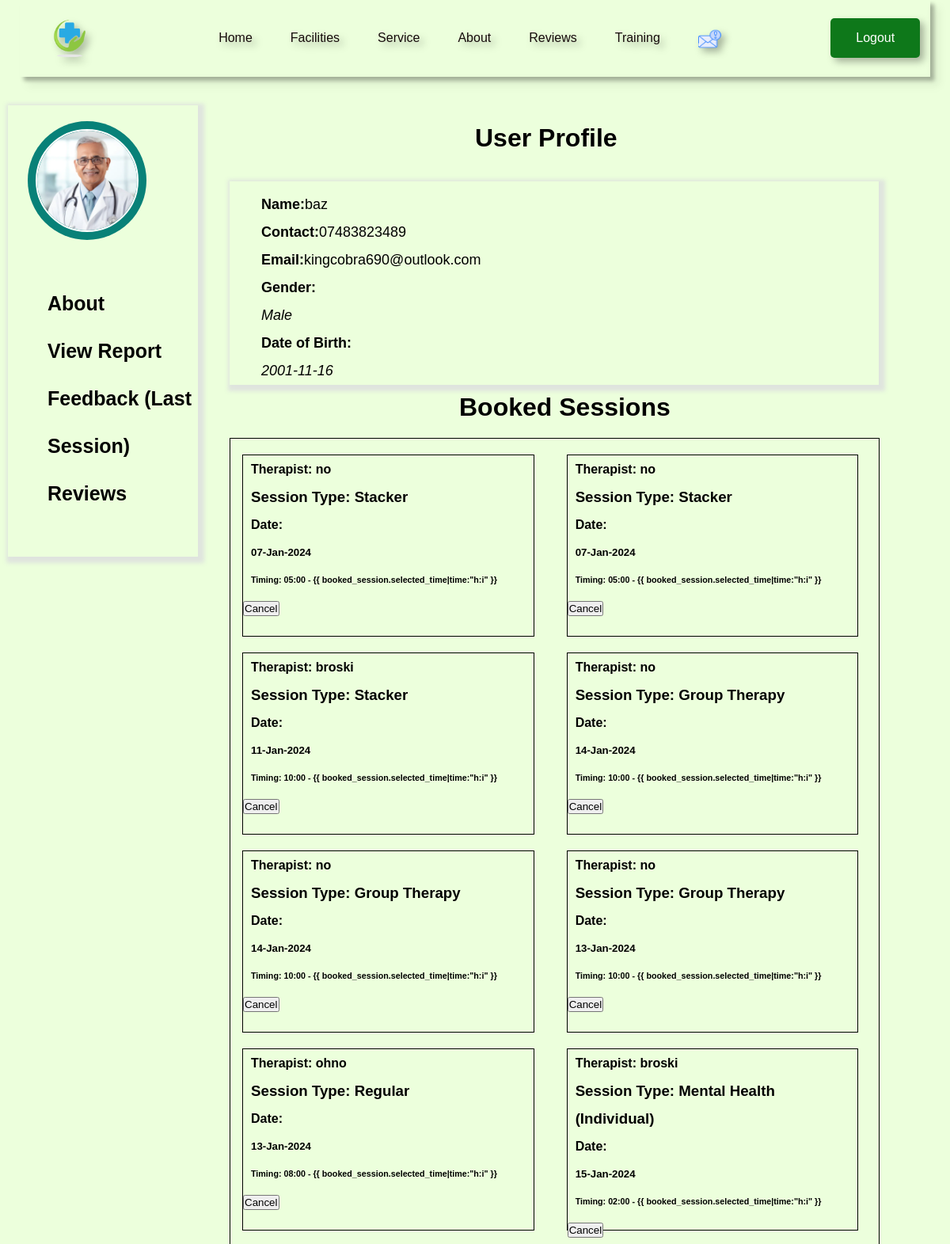
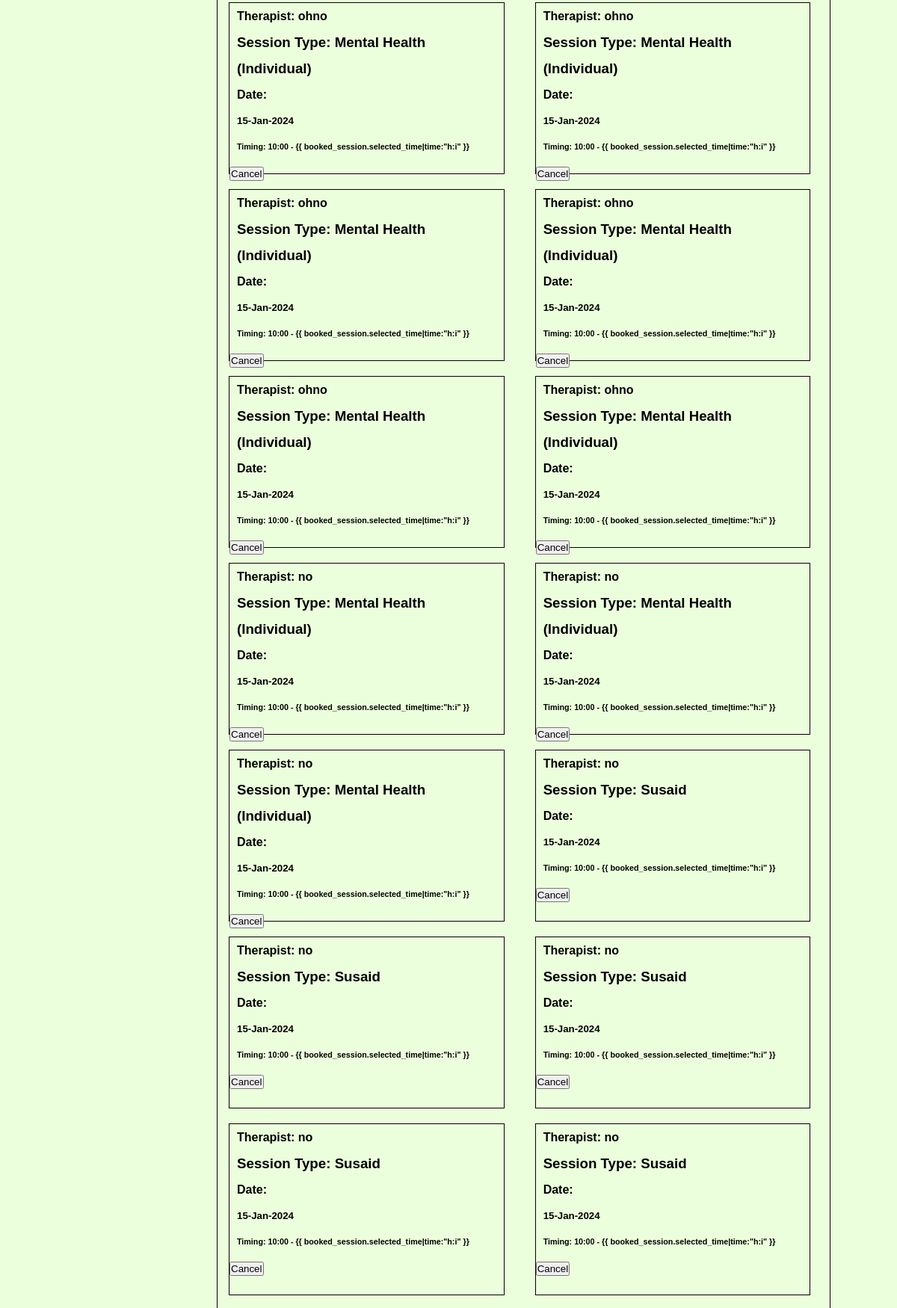
Page /profile/ (signed in, upper part) on the committed database (2 pictures, top to bottom).
### module1/models.py (models this page shows, shortened)
class Patient(models.Model):
    user = models.OneToOneField(User, on_delete=models.CASCADE)
    gender = models.CharField(max_length=10)
    dob = models.CharField(max_length=3)
    phone_no = models.CharField(max_length=20)
    age = models.CharField(max_length=3)
    progress_percentage = models.IntegerField(default=0)
    def __str__(self):
        return f"{self.user.username}"

class BookedSession(models.Model):
    therapist = models.ForeignKey(Therapist, on_delete=models.CASCADE)
    patient = models.ForeignKey(Patient, on_delete=models.CASCADE)
    session_type = models.CharField(max_length=50, default="Regular", blank=True, null=True)
    amount = models.DecimalField(max_digits=10, decimal_places=2)
    selected_time = models.DateTimeField(max_length=10, blank=True, null=True)
    payment_method = models.CharField(max_length=50, default='nayapay')

class Therapist(models.Model):
    user = models.OneToOneField(User, on_delete=models.CASCADE)
    qualification = models.CharField(max_length=50)
    gender = models.CharField(max_length=10)
    phone_no = models.CharField(max_length=15)
    specialization = models.CharField(max_length=50)
    earnings = models.DecimalField(max_digits=10, decimal_places=2, default=1000.0)

### module1/views.py (the view)
# urls.py: path('profile/', views.profile, name='profile'),
def profile(request):
    user = request.user
    recent_notifications = Notification.objects.filter(user=user)[:3]
    patient = get_object_or_404(Patient, user=user)
    print(patient)
    booked_sessions = BookedSession.objects.filter(patient=patient)
    print(user)
    context = {'user': user, 'booked_sessions': booked_sessions, 'notif': recent_notifications}
    print(context)
    return render(request, 'patient_profile.html', context)

### Templates/patient_profile.html (shortened to what this page needs)
<!DOCTYPE html>
<html lang="en">
<head>
    {% load static %}
    <link rel="stylesheet" href="{% static 'style.css' %}">
    <link rel="stylesheet" href="{% static 'userprofile.css' %}">
</head>
<body>
<nav>
    <div class="nav-logo">
        <a href="#"><img src="{% static 'images/clinic.png' %}"></a>
    </div>
    <ul class="nav-link">
        <li class="link"><a href="{% url 'index' %}">Home</a></li>
        <li class="link"><a href="{% url 'service' %}">Facilities</a></li>
        <li class="link"><a href="{% url 'sessions' %}">Service</a></li>
        <li class="link"><a href="#">About</a></li>
        <li class="link"><a href="#">Reviews</a></li>
        <li class="link"><a href="#">Training</a></li>
        <li class="link"><a href="#" class="btn-login">
            <img src="{% static 'images/notif.png' %}"
                 style="height: 28px; width: 29px; padding-top: 2px; padding-top:-4px;" alt="Notification Bell"></a>
        </li>
    </ul>
    <a href="{% url 'logout' %}">
        <button class="btn">Logout</button>
    </a>
</nav>
<br><br>
<div class="wow">
    <div class="side-box">
        <div class="card-image">
            <img src="{% static 'images/Doc1.webp' %}/" class="card-img" alt="">
        </div>
        <div class="list">
            <a href="#about">
                <div>About</div>
            </a>
            <a href="{% url 'view_report' %}">
                <div>View Report</div>
            </a>
            <a href="{% url 'unviewed_feedbacks' %}">
                <div>Feedback (Last Session)</div>
            </a>
            <a href="#about">
                <div>Reviews</div>
            </a>
        </div>
    </div>
    <div class="adjust"><br>
        <div style="margin-top:5px; margin-left: 350px;" id="about">
            <h1>User Profile</h1>
        </div>
        <br><br>
        <div class="middle-box">
            <div class="profile-info">
                <div class="profile-info1">
                    <div style="display: flex;">
                        <h4>Name: </h4> {{ user.username }}
                    </div>
                    <div style="display: flex;">
                        <h4>Contact:</h4>{{ user.patient.phone_no }}
                    </div>
                    <div style="display: flex;">
                        <h4>Email:</h4> {{ user.patient.user.email }}
                    </div>
                    <div>
                        <h4>Gender: </h4><em>{{ user.patient.gender }}</em>
                    </div>
                    <div>
                        <h4>Date of Birth: </h4><em>{{ user.patient.dob }}</em>
                    </div>
                </div>
            </div>
        </div>
        <div id="booked-sess" style="margin-left: 330px; margin-top: 10px;">
            <h1>Booked Sessions</h1>
        </div>
        <div class="bs">
            {% for booked_session in booked_sessions %}
            <div class="bst">
                <div class="bst-content">
                    <h4>Therapist: {{ booked_session.therapist.user.username }}</h4>
                    <h3>Session Type: {{ booked_session.session_type }}</h3>
                    <h4>Date:</h4>
                    <h5>{{ booked_session.selected_time|date:"d-M-Y" }}</h5>
                    <h6>Timing: {{ booked_session.selected_time|time:"h:i" }} - {{
                        booked_session.selected_time|time:"h:i" }}</h6>
                </div>
                <div>
                    <form method="post" action="{% url 'cancel_booking' booked_session_id=booked_session.id %}" class="cancel-form">
                        <button type="submit">Cancel</button>
                    </form>
                </div>
            </div>
            {% endfor %}
        </div>
    </div>
</div>
<br>
</body>
</html>

### static/style.css (style rules this page uses)
* { margin: 0; padding: 0; }
body { font-family: 'Gill Sans', 'Gill Sans MT', Calibri, 'Trebuchet MS', sans-serif; background-color: rgb(236, 255, 220); }
* { padding: 0; margin: 0; box-sizing: border-box; }
.btn { padding: 1rem 2rem; outline: none; border: none; font-size: 1rem; color: white; background-color: rgb(14, 120, 26); border-radius: 5px; cursor: pointer; transition: 1s; }
img { width: 100%; display: flex; }
a { text-decoration: none; }
nav { box-shadow: 5px 5px 5px 0px rgba(0, 0, 0, 0.3); filter: drop-shadow(5px 5px 5px rgba(0, 0, 0, 0.3)); max-width: 1150px; margin: auto; padding: 0.8rem 0.8rem; display: flex; align-items: center; justify-content: space-between; gap: 2rem; }
.nav-logo { width: 100px; }
.nav-link { list-style: none; display: flex; align-items: center; gap: 3.0rem; }
.link a { position: relative; padding-bottom: 0.75rem; color: rgb(22, 11, 11); }
.link a::after { content: ""; position: absolute; height: 2px; width: 0; left: 0; bottom: 0; background-color: rgb(19, 173, 42); transition: 0.3s; }
.btn-login { padding: 10px 15px; color: white; cursor: pointer; }
.card-image { position: relative; height: 150px; width: 150px; border-radius: 50%; padding: 3px; margin-left: 45px; background: #088178; }
.card-image .card-img { height: 100%; width: 100%; object-fit: cover; border-radius: 50%; border: 3px solid #fff; display: flex; justify-content: center; }

### static/userprofile.css (style rules this page uses)
* { margin: 5; padding: 5; }
.wow { display: flex; }
.side-box { margin-left: 10px; width: 20%; box-shadow: 3px 3px 5px 5px rgba(222, 226, 222, 0.9); height: 570px; margin-bottom: 40px; }
.middle-box { box-shadow: 3px 3px 5px 5px rgba(222, 226, 222, 0.9); margin-left: 80px; width: 820px; height: auto; display: flex; margin-left: 40px; }
.card-image { position: relative; height: 150px; width: 150px; border-radius: 60%; padding: 10px; margin-top: 20px; margin-left: 25px; background: #088178; }
.card-image .card-img { height: 100%; width: 100%; object-fit: cover; border-radius: 50%; border: 2px solid #fff; display: flex; justify-content: center; }
.list { margin-left: 50px; margin-top: 50px; font-size: 25px; font-weight: 600; cursor: pointer; left: 50%; line-height: 60px; }
.list a { color: black; }
.profile-info { margin-top: 12px; margin-left: 40px; }
.profile-info1 { font-size: large; line-height: 35px; }
.bs { display: grid; grid-template-columns: repeat(2, 1fr); border:1px solid; height: auto; padding-bottom: 18px; width:95.5%; margin-left: 40px; margin-top: 20px; }
.bst { line-height: 35px; border: 1px solid; height: 230px; width:90%; margin-left: 15px; margin-right: 15px; margin-top: 20px; }
.bst-content { margin-left: 10px; }

### rows in the picture
BookedSession: therapist.user.username "no", session_type "Stacker", selected_time "07-Jan-2024", selected_time "05:00"
BookedSession: therapist.user.username "no", session_type "Stacker", selected_time "07-Jan-2024", selected_time "05:00"
BookedSession: therapist.user.username "broski", session_type "Stacker", selected_time "11-Jan-2024", selected_time "10:00"
BookedSession: therapist.user.username "no", session_type "Group Therapy", selected_time "14-Jan-2024", selected_time "10:00"
BookedSession: therapist.user.username "no", session_type "Group Therapy", selected_time "14-Jan-2024", selected_time "10:00"
BookedSession: therapist.user.username "no", session_type "Group Therapy", selected_time "13-Jan-2024", selected_time "10:00"
BookedSession: therapist.user.username "ohno", session_type "Regular", selected_time "13-Jan-2024", selected_time "08:00"
BookedSession: therapist.user.username "broski", session_type "Mental Health (Individual)", selected_time "15-Jan-2024", selected_time "02:00"
BookedSession: therapist.user.username "ohno", session_type "Mental Health (Individual)", selected_time "15-Jan-2024", selected_time "10:00"
BookedSession: therapist.user.username "ohno", session_type "Mental Health (Individual)", selected_time "15-Jan-2024", selected_time "10:00"
BookedSession: therapist.user.username "ohno", session_type "Mental Health (Individual)", selected_time "15-Jan-2024", selected_time "10:00"
BookedSession: therapist.user.username "ohno", session_type "Mental Health (Individual)", selected_time "15-Jan-2024", selected_time "10:00"
BookedSession: therapist.user.username "ohno", session_type "Mental Health (Individual)", selected_time "15-Jan-2024", selected_time "10:00"
BookedSession: therapist.user.username "ohno", session_type "Mental Health (Individual)", selected_time "15-Jan-2024", selected_time "10:00"
BookedSession: therapist.user.username "no", session_type "Mental Health (Individual)", selected_time "15-Jan-2024", selected_time "10:00"
BookedSession: therapist.user.username "no", session_type "Mental Health (Individual)", selected_time "15-Jan-2024", selected_time "10:00"
BookedSession: therapist.user.username "no", session_type "Mental Health (Individual)", selected_time "15-Jan-2024", selected_time "10:00"
BookedSession: therapist.user.username "no", session_type "Susaid", selected_time "15-Jan-2024", selected_time "10:00"
BookedSession: therapist.user.username "no", session_type "Susaid", selected_time "15-Jan-2024", selected_time "10:00"
BookedSession: therapist.user.username "no", session_type "Susaid", selected_time "15-Jan-2024", selected_time "10:00"
BookedSession: therapist.user.username "no", session_type "Susaid", selected_time "15-Jan-2024", selected_time "10:00"
BookedSession: therapist.user.username "no", session_type "Susaid", selected_time "15-Jan-2024", selected_time "10:00"

### other values in the picture
{{ user.username }} "baz"
{{ user.patient.phone_no }} "07483823489"
{{ user.patient.user.email }} "kingcobra690@outlook.com"
{{ user.patient.gender }} "Male"
{{ user.patient.dob }} "2001-11-16"
